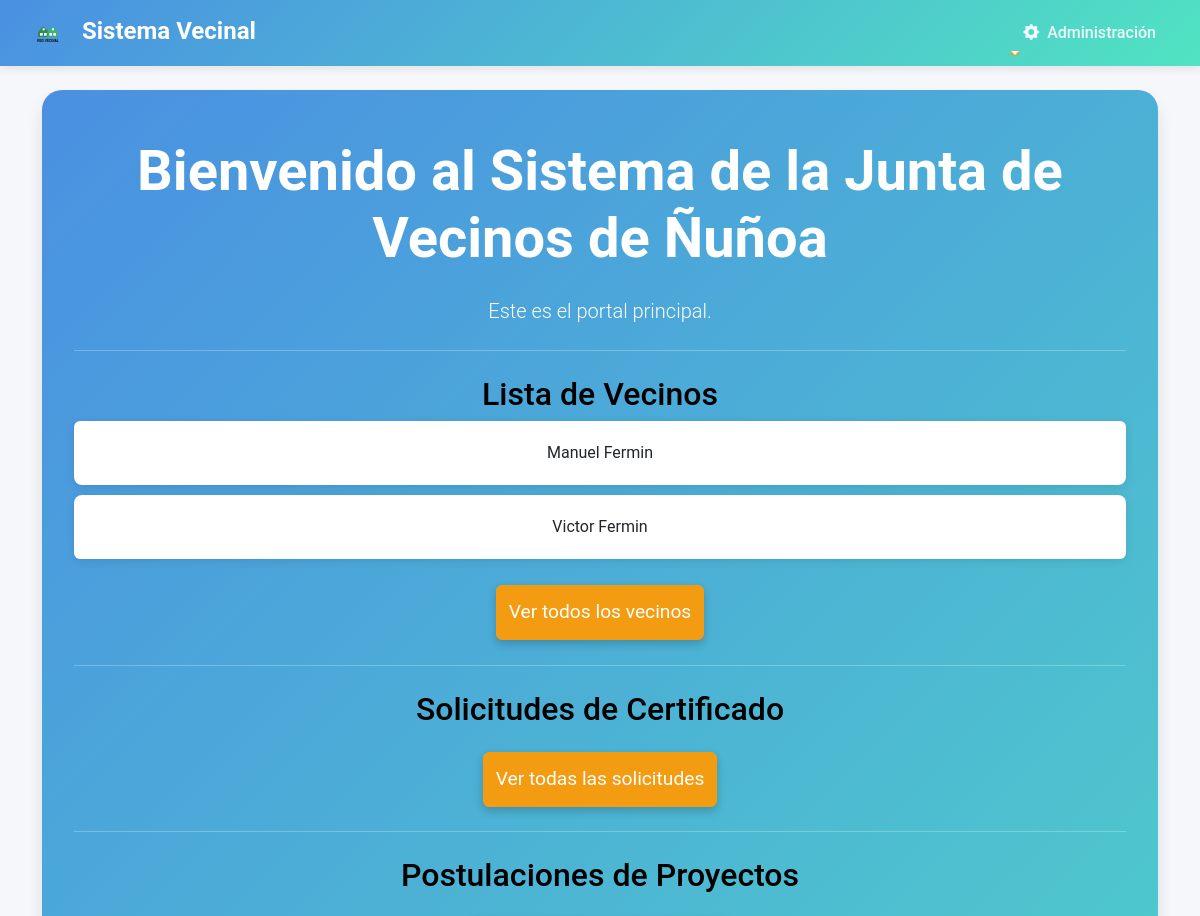
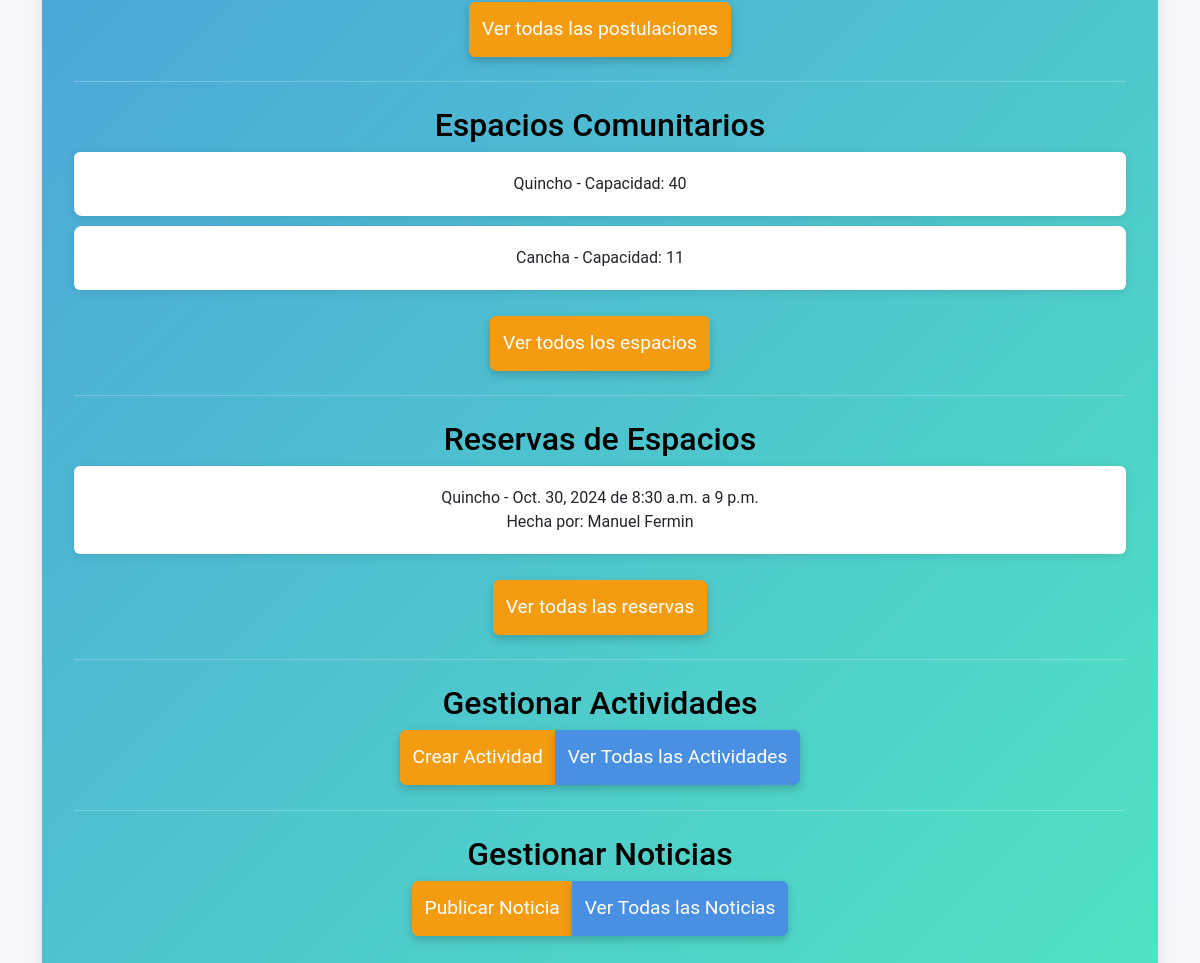
The page /inicio/ (signed in) on the database its author committed (2 pictures, top to bottom).
### junta_vecinos/models.py (models this page shows, shortened)
class Vecino(models.Model):
    COMUNA_CHOICES = [
        ('ÑUÑOA', 'Ñuñoa'),
        ('PUENTE_ALTO', 'Puente Alto'),
        ('LA_FLORIDA', 'La Florida'),
    ]
    user = models.OneToOneField(User, on_delete=models.CASCADE)
    nombres = models.CharField(max_length=255)
    apellidos = models.CharField(max_length=255)
    direccion = models.CharField(max_length=255)
    telefono = models.CharField(max_length=15)
    fecha_nacimiento = models.DateField()
    rut = models.CharField(max_length=12, unique=True)
    comuna = models.CharField(max_length=20, choices=COMUNA_CHOICES, default='ÑUÑOA')
    administrador = models.ForeignKey(AdministradorComuna, on_delete=models.SET_NULL, null=True, related_name='vecinos')

class Espacio(models.Model):
    nombre = models.CharField(max_length=100)
    descripcion = models.TextField()
    capacidad = models.IntegerField()
    foto = models.ImageField(upload_to='espacios/', null=True, blank=True)
    ubicacion = models.CharField(max_length=200, default='Ubicación no disponible')
    precio_por_hora = models.DecimalField(max_digits=10, decimal_places=2)
    comuna = models.ForeignKey(AdministradorComuna, on_delete=models.CASCADE, related_name='espacios')

class Reserva(models.Model):
    usuario = models.ForeignKey(User, on_delete=models.CASCADE)
    espacio = models.ForeignKey(Espacio, on_delete=models.CASCADE)
    fecha = models.DateField()
    hora_inicio = models.TimeField()
    hora_fin = models.TimeField()
    monto_pagado = models.DecimalField(max_digits=10, decimal_places=2, default=Decimal('0.00'))  # Agrega este campo

### junta_vecinos/views.py (the view, shortened to what this page needs)
# urls.py: path('inicio/', views.index, name='index'),
@login_required
def index(request):
    vecinos = []
    solicitudes = []
    postulaciones = []
    noticias = []
    espacios = []
    reservas = []
    comuna = ""
    if request.user.is_authenticated:
        if request.user.is_superuser:
            admin = AdministradorComuna.objects.get(user=request.user)
            comuna = admin.get_comuna_display()
            vecinos = Vecino.objects.filter(administrador=admin)[:5]
            solicitudes = SolicitudCertificado.objects.filter(vecino__administrador=admin)[:5]
            postulaciones = ProyectoVecinal.objects.filter(vecino__administrador=admin)[:5]
            espacios = Espacio.objects.filter(comuna=admin)[:5]
            reservas = Reserva.objects.filter(espacio__comuna=admin)[:5]
            noticias = Noticia.objects.filter(comuna=admin).order_by('-fecha_publicacion')[:5]
    return render(request, 'junta_vecinos/index.html', {
        'vecinos': vecinos,
        'solicitudes': solicitudes,
        'postulaciones': postulaciones,
        'noticias': noticias,
        'espacios': espacios,
        'reservas': reservas,
        'comuna': comuna
    })

### junta_vecinos/templates/junta_vecinos/index.html (shortened to what this page needs)
{% extends 'junta_vecinos/base.html' %}
{% load static %}
{% load humanize %}
{% block content %}
<div class="jumbotron text-center">
    <h1 class="display-4">Bienvenido al Sistema de la Junta de Vecinos de {{ comuna }}</h1>
    <p class="lead">Este es el portal principal.</p>
    <hr class="my-4">
    {% if user.is_authenticated %}
        {% if user.is_superuser %}
            <div class="admin-section">
                <h2>Lista de Vecinos</h2>
                <ul class="list-group">
                    {% for vecino in vecinos %}
                        <li class="list-group-item loading-effect">
                            {{ vecino.nombres }} {{ vecino.apellidos }}
                        </li>
                    {% endfor %}
                </ul>
                <div class="mt-3">
                    <a href="{% url 'lista_vecinos' %}" class="btn btn-primary">Ver todos los vecinos</a>
                </div>
            </div>
            <hr class="my-4">
            <div class="admin-section">
                <h2>Solicitudes de Certificado</h2>
                <div class="mt-3">
                    <a href="{% url 'gestionar_solicitudes' %}" class="btn btn-primary">Ver todas las solicitudes</a>
                </div>
            </div>
            <hr class="my-4">
            <div class="admin-section">
                <h2>Postulaciones de Proyectos</h2>
                <div class="mt-3">
                    <a href="{% url 'admin_proyectos' %}" class="btn btn-primary">Ver todas las postulaciones</a>
                </div>
            </div>
            <hr class="my-4">
            <div class="admin-section">
                <h2>Espacios Comunitarios</h2>
                <ul class="list-group">
                    {% for espacio in espacios %}
                        <li class="list-group-item loading-effect">
                            {{ espacio.nombre }} - Capacidad: {{ espacio.capacidad }}
                        </li>
                    {% endfor %}
                </ul>
                <div class="mt-3">
                    <a href="{% url 'lista_espacios' %}" class="btn btn-primary">Ver todos los espacios</a>
                </div>
            </div>
            <hr class="my-4">
            <div class="admin-section">
                <h2>Reservas de Espacios</h2>
                <ul class="list-group">
                    {% for reserva in reservas %}
                        <li class="list-group-item loading-effect">
                            {{ reserva.espacio.nombre }} - {{ reserva.fecha }} de {{ reserva.hora_inicio }} a {{ reserva.hora_fin }}
                            <br>
                            Hecha por: {{ reserva.usuario.first_name }} {{ reserva.usuario.last_name }}
                        </li>
                    {% endfor %}
                </ul>
                <div class="mt-3">
                    <a href="{% url 'lista_reservas' %}" class="btn btn-primary">Ver todas las reservas</a>
                </div>
            </div>
            <hr class="my-4">
            <div class="admin-section">
                <h2>Gestionar Actividades</h2>
                <div class="btn-group">
                    <a href="{% url 'crear_actividad' %}" class="btn btn-primary">Crear Actividad</a>
                    <a href="{% url 'lista_actividades' %}" class="btn btn-secondary">Ver Todas las Actividades</a>
                </div>
            </div>
            <hr class="my-4">
            <div class="admin-section">
                <h2>Gestionar Noticias</h2>
                <div class="btn-group">
                    <a href="{% url 'publicar_noticia' %}" class="btn btn-primary">Publicar Noticia</a>
                    <a href="{% url 'gestionar_noticias' %}" class="btn btn-secondary">Ver Todas las Noticias</a>
                </div>
            </div>
        {% endif %}
    {% else %}
        <div class="guest-section">
            <p>Por favor, inicia sesión para acceder a más funciones.</p>
            <a href="{% url 'login' %}" class="btn btn-primary btn-lg">Iniciar Sesión</a>
        </div>
    {% endif %}
</div>
{% endblock %}

### junta_vecinos/static/css/styles.css (style rules this page uses)
:root { --primary-color: #4a90e2; --secondary-color: #50e3c2; --accent-color: #f39c12; --background-color: #f5f7fa; --text-color: #333333; }
body { font-family: 'Roboto', sans-serif; background-color: var(--background-color); color: var(--text-color); }
.btn-primary { background-color: var(--secondary-color); border-color: var(--secondary-color); transition: all 0.3s ease; }
h1, h2, h3, h4, h5, h6 { color: black; }
.list-group-item { border: none; margin-bottom: 10px; padding: 20px; background-color: #ffffff; border-radius: 8px; box-shadow: 0 2px 10px rgba(0, 0, 0, 0.1); }
.btn-primary { width: auto; padding: 12px; font-size: 1.2rem; background-color: var(--accent-color); border-color: var(--accent-color); transition: all 0.3s ease; box-shadow: 0 4px 10px rgba(0, 0, 0, 0.2); }
.btn-secondary { width: auto; padding: 12px; font-size: 1.2rem; background-color: var(--primary-color); border-color: var(--primary-color); transition: all 0.3s ease; box-shadow: 0 4px 10px rgba(0, 0, 0, 0.2); }
:root { --gradient-primary: linear-gradient(135deg, #4a90e2, #50e3c2); --gradient-secondary: linear-gradient(135deg, #f39c12, #e74c3c); --shadow-sm: 0 2px 4px rgba(0,0,0,0.1); --shadow-md: 0 4px 6px rgba(0,0,0,0.1); --shadow-lg: 0 10px 15px rgba(0,0,0,0.1); --transition-base: all 0.3s ease; }
.jumbotron { background: var(--gradient-primary); border-radius: 20px; padding: 3rem 2rem; margin-bottom: 2rem; color: white; animation: fadeInScale 0.6s ease-out; box-shadow: var(--shadow-lg); }
.jumbotron h1 { color: white; font-weight: 700; margin-bottom: 1.5rem; animation: slideInFromTop 0.8s ease-out; }
.list-group-item { transform-origin: left; animation: fadeInScale 0.6s ease-out; transition: var(--transition-base); }
.btn { position: relative; overflow: hidden; z-index: 1; transition: var(--transition-base); }
.btn::before { content: ''; position: absolute; top: 50%; left: 50%; width: 0; height: 0; background: rgba(255,255,255,0.2); border-radius: 50%; transform: translate(-50%, -50%); transition: width 0.6s ease, height 0.6s ease; z-index: -1; }
.loading-effect { position: relative; overflow: hidden; }
.loading-effect::after { content: ''; position: absolute; top: 0; left: -100%; width: 50%; height: 100%; background: linear-gradient( 90deg, transparent, rgba(255,255,255,0.2), transparent ); animation: loading 1.5s infinite; }
.admin-section { opacity: 0; animation: fadeInScale 0.6s ease-out forwards; }

### rows shown on the page
Vecino: nombres "Manuel", apellidos "Fermin"
Vecino: nombres "Victor", apellidos "Fermin"
Espacio: nombre "Quincho", capacidad "40"
Espacio: nombre "Cancha", capacidad "11"
Reserva: espacio.nombre "Quincho", fecha "Oct. 30, 2024", hora_inicio "8:30 a.m.", hora_fin "9 p.m.", usuario.first_name "Manuel", usuario.last_name "Fermin"

### other values the page prints
{{ comuna }} "Ñuñoa"
